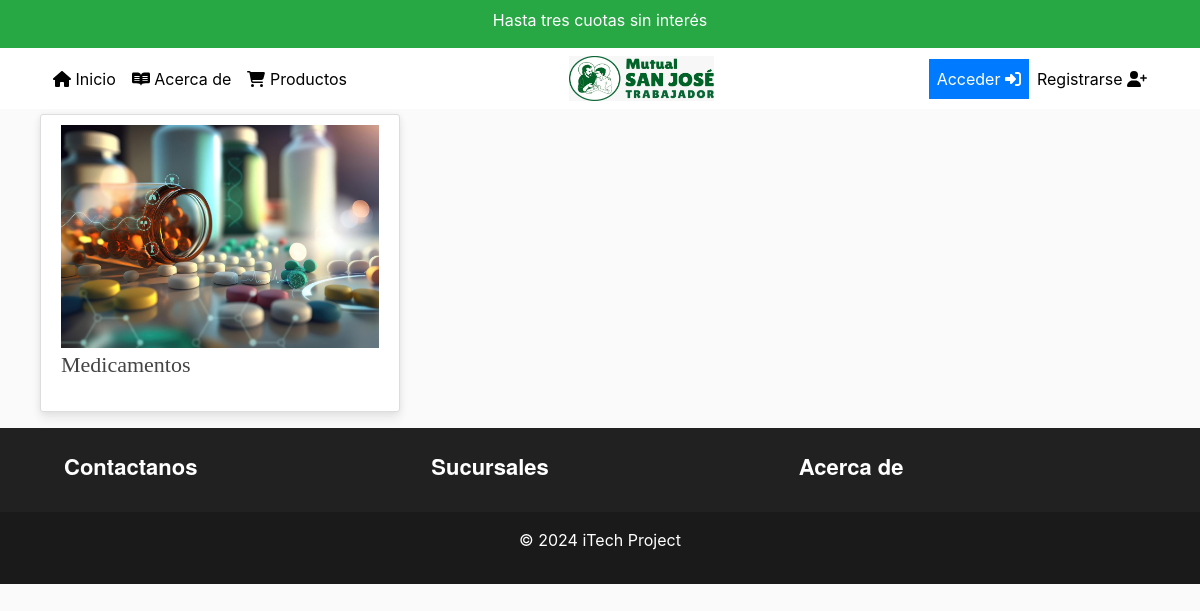
The page /productos on the database its author committed.
### main/models.py (models this page shows, shortened)
class ArticleSeries(models.Model):
    def image_upload_to(self, instance=None):
        if instance:
            return os.path.join('ArticleSeries', slugify(self.slug), instance)
        return None
    title = models.CharField("Tipo de Producto",max_length=200)
    subtitle = models.CharField("subtitulo", max_length=200, default='', blank=True)
    slug = models.SlugField("Etiqueta", null=False, blank=False, unique=True)
    published = models.DateTimeField('Fecha Publicada', default=timezone.now)
    image = models.ImageField("Imagen", default='default/no_image.jpg', upload_to=image_upload_to, max_length=255)
    class Meta:
        verbose_name = "Categoria"
        verbose_name_plural = "Categorias"
        ordering = ['-published']

### main/views.py (the view)
# urls.py: path("productos", views.productos, name="productos"),
def productos(request):
    matching_series = ArticleSeries.objects.all()
    return render(
        request=request,
        template_name='main/productos.html',
        context={
            "objects": matching_series,
            "type": "series"
        } )

### main/templates/main/productos.html (shortened to what this page needs)
{% extends "main/header.html" %}
{% block content %}
<main role="main" class="container-xl">
    <div class="row display-flex justify-content-start">
    {% for object in objects %}
        <div class="col-lg-4 col-md-6 col-sm-12 mobiledevice">
            <article class="media content-section customhover" style="height: 95%;">
                <div class="media-body">
                    <a href="/{{object.slug}}">
                        <div class="aspect-ratio-box">
                        <img class="img-fluid" src="{{ object.image.url }}">
                        </div>
                    </a>
                    <div>
                        <a class="article-title line-clamp-2 title-style" style="font-size: 22px" href="/{{object.slug}}">
                            {{ object.title }}
                        </a>
                    </div>
                </div>
            </article>
        </div>
    {% endfor %}
    </div>
{% endblock content %}

### main/static/main/main.css (style rules this page uses)
:root { --footercolor: #ffffff; --navbarcolor: #ffffff; --btncolor: #ffffff; --socialcolor: #ffffff; --brightText: #020202; }
body { background: #fafafa; }
.content-section { background: #ffffff; padding: 10px 20px; border: 1px solid #dddddd; border-radius: 3px; margin-bottom: 20px; }
.article-title { color: #444444; }
.row.display-flex { display: flex; flex-wrap: wrap; }
.row.display-flex > [class*='col-'] { flex-grow: 1; }
.customhover { background: #fff; box-shadow: 0 6px 10px rgba(0,0,0,.08), 0 0 6px rgba(0,0,0,.05); transition: .3s transform cubic-bezier(.155,1.105,.295,1.12),.3s box-shadow,.3s -webkit-transform cubic-bezier(.155,1.105,.295,1.12); cursor: pointer; }
@media screen and (min-width: 600px) { .mobiledevice { padding-left: 10px; padding-right: 10px; } }
.title-style { font-family: fell, Georgia, Cambria, 'Times New Roman', Times, serif !important; }
.aspect-ratio-box::after { display: block; content: ''; padding-bottom: 56.25; }
img { max-width: 100%; max-height: 100%; }

### rows shown on the page
ArticleSeries: image (picture), title "Medicamentos"
